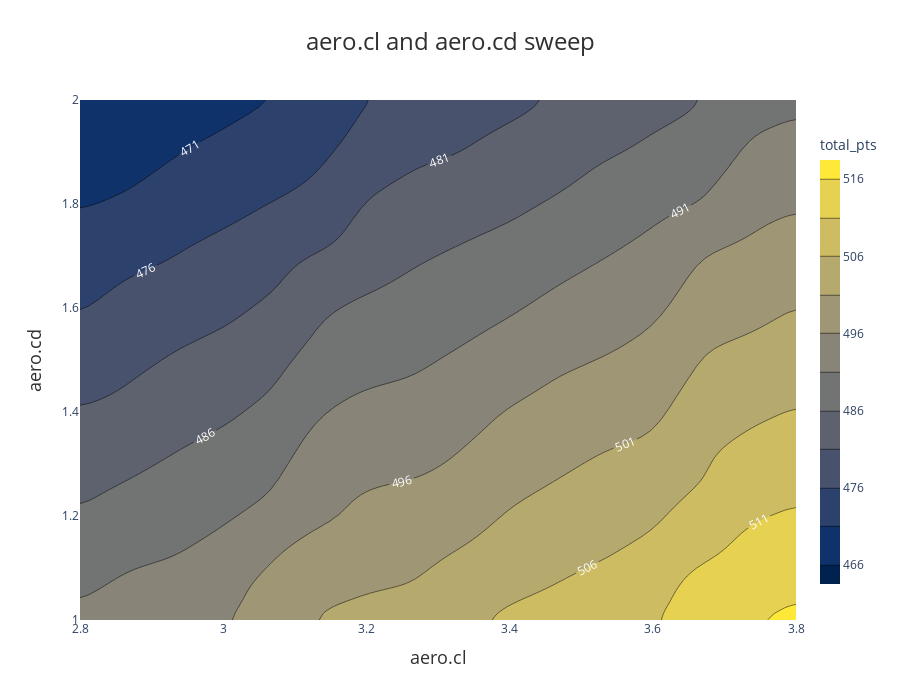

Notebook code cell kept with this figure:
### Markdown cell above
For 2-parameter sweep results, we have a choice between two types of graphs to represent the data. Call either .plot_contour() or .plot_surface(). Again, the target variable is by default total points, but can be controlled by passing an argument like z_var="endurance_pts".

### Code cell
aero_results.plot_contour()

### Figure 1 — Plotly figure (JSON) as saved in the notebook; plotly's stock layout.template omitted (floating-point values rounded to 4 significant figures; data arrays with more than 128 entries replaced by an {"elided": "..."} marker saying what was removed)
{"data": [{"colorbar": {"len": 0.9, "thickness": 20, "tickfont": {"size": 12}, "tickformat": ".0f", "title": {"font": {"size": 14}, "text": "total_pts"}}, "colorscale": [[0, "#00224e"], [0.1111, "#123570"], [0.2222, "#3b496c"], [0.3333, "#575d6d"], [0.4444, "#707173"], [0.5556, "#8a8678"], [0.6667, "#a59c74"], [0.7778, "#c3b369"], [0.8889, "#e1cc55"], [1, "#fee838"]], "contours": {"end": 516, "labelfont": {"color": "white", "size": 12}, "labelformat": ".0f", "showlabels": true, "size": 5, "start": 466}, "hovertemplate": "aero.cl: %{x:.2f}<br>aero.cd: %{y:.2f}<br>total_pts: %{z:.2f}<extra></extra>", "type": "contour", "x": [2.8, 2.813, 2.825, 2.838, 2.851, 2.863, 2.876, 2.889, 2.901, 2.914, 2.927, 2.939, 2.952, 2.965, 2.977, 2.99, 3.003, 3.015, 3.028, 3.041, 3.053, 3.066, 3.078, 3.091, 3.104, 3.116, 3.129, 3.142, 3.154, 3.167, 3.18, 3.192, 3.205, 3.218, 3.23, 3.243, 3.256, 3.268, 3.281, 3.294, 3.306, 3.319, 3.332, 3.344, 3.357, 3.37, 3.382, 3.395, 3.408, 3.42, 3.433, 3.446, 3.458, 3.471, 3.484, 3.496, 3.509, 3.522, 3.534, 3.547, 3.559, 3.572, 3.585, 3.597, 3.61, 3.623, 3.635, 3.648, 3.661, 3.673, 3.686, 3.699, 3.711, 3.724, 3.737, 3.749, 3.762, 3.775, 3.787, 3.8], "y": [1.0, 1.013, 1.025, 1.038, 1.051, 1.063, 1.076, 1.089, 1.101, 1.114, 1.127, 1.139, 1.152, 1.165, 1.177, 1.19, 1.203, 1.215, 1.228, 1.241, 1.253, 1.266, 1.278, 1.291, 1.304, 1.316, 1.329, 1.342, 1.354, 1.367, 1.38, 1.392, 1.405, 1.418, 1.43, 1.443, 1.456, 1.468, 1.481, 1.494, 1.506, 1.519, 1.532, 1.544, 1.557, 1.57, 1.582, 1.595, 1.608, 1.62, 1.633, 1.646, 1.658, 1.671, 1.684, 1.696, 1.709, 1.722, 1.734, 1.747, 1.759, 1.772, 1.785, 1.797, 1.81, 1.823, 1.835, 1.848, 1.861, 1.873, 1.886, 1.899, 1.911, 1.924, 1.937, 1.949, 1.962, 1.975, 1.987, 2.0], "z": {"elided": "80x80 float values"}}], "layout": {"height": 700, "margin": {"b": 80, "l": 80, "r": 80, "t": 100}, "plot_bgcolor": "rgba(240, 240, 240, 0.8)", "title": {"font": {"color": "#303030", "size": 24}, "text": "aero.cl and aero.cd sweep", "x": 0.5, "xanchor": "center"}, "width": 900, "xaxis": {"title": {"font": {"color": "#303030", "size": 18}, "text": "aero.cl"}}, "yaxis": {"title": {"font": {"color": "#303030", "size": 18}, "text": "aero.cd"}}}}
